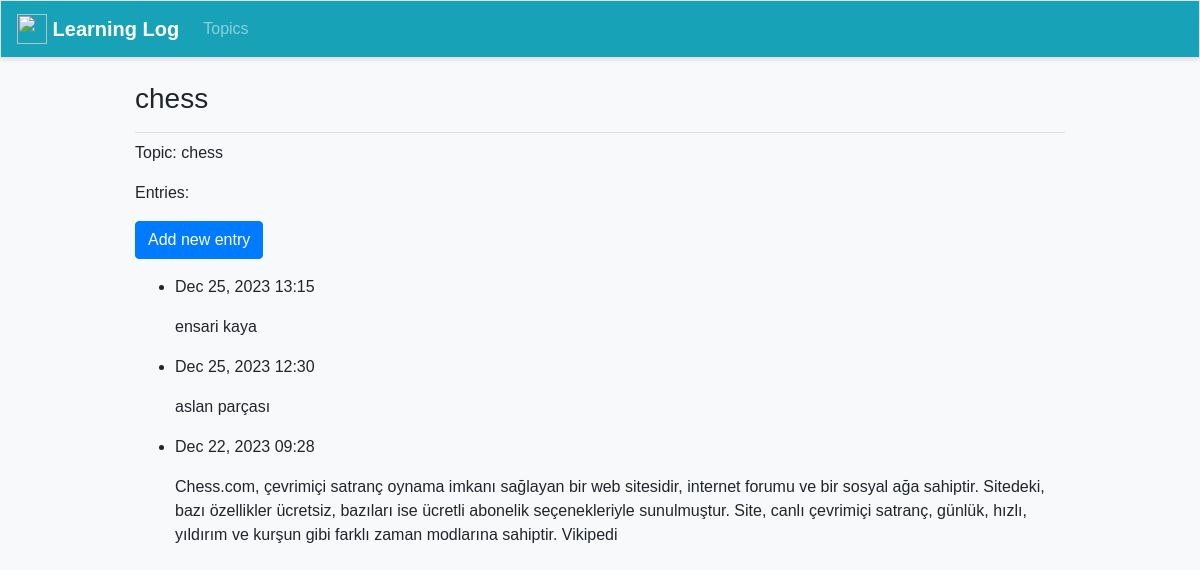
The app's page /topics/2/ with its own data.
### learning_logs/models.py (models this page shows, shortened)
class Topic(models.Model):
    text = models.CharField(max_length=200)
    date_added = models.DateTimeField(auto_now_add=True)
    def __str__(self):
        return self.text

class Entry(models.Model):
    topic = models.ForeignKey(Topic, on_delete=models.CASCADE)
    text = models.TextField()
    date_added = models.DateTimeField(auto_now_add=True)
    class Meta:
        verbose_name_plural = 'entries'

### learning_logs/views.py (the view)
# urls.py: path('topics/<int:topic_id>/', views.topic, name='topic'),
def topic(request, topic_id):
    topic = Topic.objects.get(id=topic_id)
    entries = topic.entry_set.order_by('-date_added')
    context = {'topic': topic, 'entries': entries}
    return render(request, 'learning_logs/topic.html', context)

### learning_logs/templates/learning_logs/topic.html
{% extends 'learning_logs/base.html' %}
{% block page_header %}
    <h3>{{topic}}</h3>
{% endblock page_header %}
{% block content %}
    <p>Topic: {{ topic }}</p>
    <p>Entries:</p>
    <p>
        <a href="{% url 'learning_logs:new_entry' topic_id %}" class="btn btn-primary">
            Add new entry</a>
    </p>
    <ul>
        {% for entry in entries %}
            <li>
                <p>{{ entry.date_added| date:'M d, Y H:i' }}</p>
                <p>{{ entry.text | linebreaks }}</p>
            </li>
        {% empty %}
            <li>There are no entries for this topic yet.</li>
        {%endfor %}
    </ul>
{% endblock content %}

### learning_logs/templates/learning_logs/base.html (style rules this page uses)
body { font-family: Arial, sans-serif; background-color: #f8f9fa; }

### records on screen
Topic: text "chess"
Entry: date_added "Dec 25, 2023 13:15", text "ensari kaya"
Entry: date_added "Dec 25, 2023 12:30", text "aslan parçası"
Entry: date_added "Dec 22, 2023 09:28", text "Chess.com, çevrimiçi satranç oynama imkanı sağlayan bir web sitesidir, internet forumu ve bir sosyal ağa sahiptir. Sitedeki, bazı özellikler ücretsiz, bazıları ise ücretli abonelik seçenekleriyle sunulmuştur. Site, canlı çevrimiçi satranç, günlük, hızlı, yıldırım ve kurşun gibi farklı zaman modlarına sahiptir. Vikipedi"
